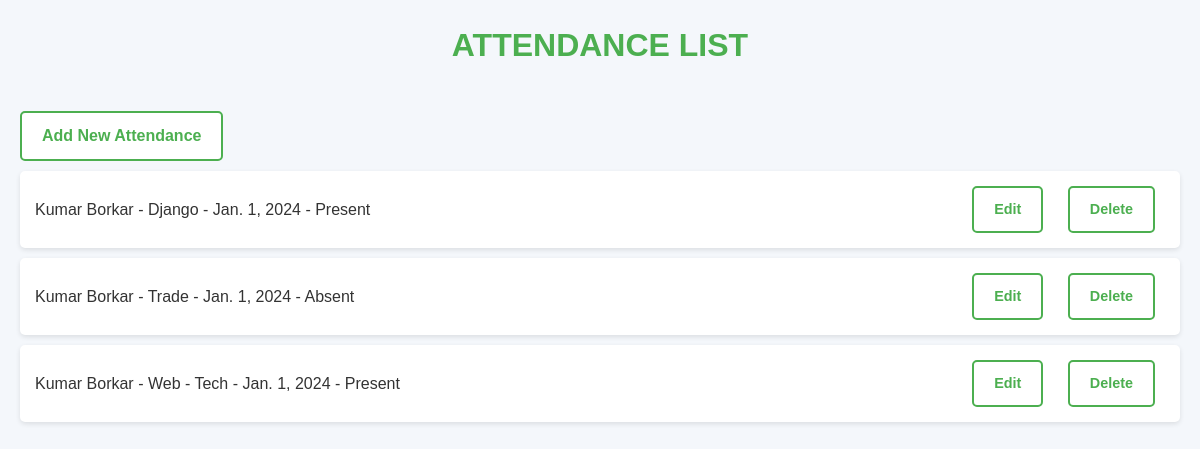
The page /attendances/ on the database its author committed.
### attendance/models.py (models this page shows, shortened)
class Attendance(models.Model):
    student = models.ForeignKey(Student, on_delete=models.CASCADE)
    course = models.ForeignKey(Course, on_delete=models.CASCADE)
    date = models.DateField()
    status = models.CharField(max_length=10, choices=[('Present', 'Present'), ('Absent', 'Absent')])
    class Meta:
        unique_together = ('student', 'course', 'date')

class Student(models.Model):
    name = models.CharField(max_length=100)
    roll_number = models.CharField(max_length=20, unique=True)
    email = models.EmailField()

class Course(models.Model):
    name = models.CharField(max_length=100)
    code = models.CharField(max_length=10, unique=True)

### attendance/views.py (the view)
# urls.py: path('attendances/', views.attendance_list, name='attendance_list'),
def attendance_list(request):
    attendances = Attendance.objects.all()
    return render(request, 'attendance/attendance_list.html', {'attendances': attendances})

### attendance/templates/attendance/attendance_list.html (shortened to what this page needs)
<!DOCTYPE html>
<html lang="en">
<head>
</head>
<body>
    <div class="container">
        <h2>ATTENDANCE LIST</h2>
        <a href="{% url 'attendance_create' %}">Add New Attendance</a>
        <ul>
            {% for attendance in attendances %}
                <li>
                    {{ attendance.student.name }} - {{ attendance.course.name }} - {{ attendance.date }} - {{ attendance.status }}
                    <div class="action-links">
                        <a href="{% url 'attendance_update' attendance.pk %}">Edit</a>
                        <a href="{% url 'attendance_delete' attendance.pk %}">Delete</a>
                    </div>
                </li>
            {% empty %}
                <li class="empty-message">No attendance records available.</li>
            {% endfor %}
        </ul>
    </div>
</body>
</html>

### attendance/templates/attendance/attendance_list.html (style rules this page uses)
* { margin: 0; padding: 0; box-sizing: border-box; }
body { font-family: 'Arial', sans-serif; background-color: #f4f7fb; color: #333; line-height: 1.6; }
.container { width: 100%; max-width: 1200px; margin: 0 auto; padding: 20px; }
h2 { font-size: 2em; color: #4CAF50; margin-bottom: 20px; text-align: center; }
a { color: #4CAF50; text-decoration: none; font-weight: bold; margin-top: 20px; display: inline-block; padding: 10px 20px; background-color: #fff; border: 2px solid #4CAF50; border-radius: 5px; transition: background-color 0.3s ease; }
ul { list-style-type: none; padding: 0; margin: 0; }
li { background-color: #fff; padding: 15px; margin: 10px 0; border-radius: 5px; box-shadow: 0 2px 5px rgba(0, 0, 0, 0.1); display: flex; justify-content: space-between; align-items: center; }
.action-links a { color: #4CAF50; text-decoration: none; margin: 0 10px; font-size: 0.9em; }

### rows shown on the page
Attendance: student.name "Kumar Borkar", course.name "Django", date "Jan. 1, 2024", status "Present"
Attendance: student.name "Kumar Borkar", course.name "Trade", date "Jan. 1, 2024", status "Absent"
Attendance: student.name "Kumar Borkar", course.name "Web - Tech", date "Jan. 1, 2024", status "Present"
